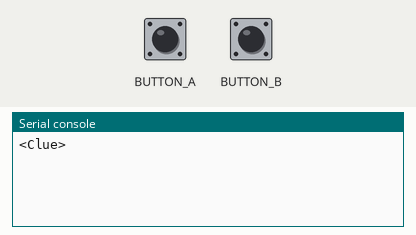
Simulated run of this program. Board: Adafruit CLUE running CircuitPython. On the bench: the last lines printed to the serial console. The test bench sets the inputs (shaded band).

Above: at 1.2 s.
1.3 s: button A pressed for 0.15 s
At 1.7 s:
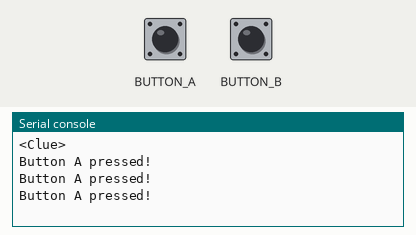
2.9 s: button B pressed for 0.15 s
At 4.2 s:
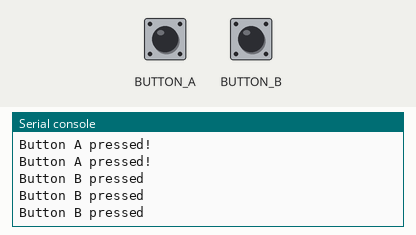

Measured:
- after the input at 1.3 s, the serial console: prints a new line at once (image 1)
- after the input at 2.9 s, the serial console: prints a new line at once (image 2)

The program:

code.py
```python
import time
from adafruit_clue import clue

# This is a simple script to detect button presses on the Adafruit CLUE

print(clue)

while True:
    if clue.button_a:
        print("Button A pressed!")

    if clue.button_b:
        print("Button B pressed")

    time.sleep(0.05)
```
